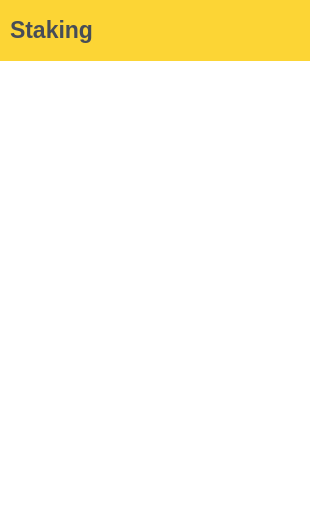
<?xml version="1.0" encoding="UTF-8"?>
<ui version="4.0">
 <class>PageStaking</class>
 <widget class="QWidget" name="PageStaking">
  <property name="geometry">
   <rect>
    <x>0</x>
    <y>0</y>
    <width>310</width>
    <height>532</height>
   </rect>
  </property>
  <property name="font">
   <font>
    <pointsize>13</pointsize>
    <stylestrategy>PreferAntialias</stylestrategy>
   </font>
  </property>
  <property name="windowTitle">
   <string>Staking</string>
  </property>
  <property name="styleSheet">
   <string notr="true">background: #FFFFFF</string>
  </property>
  <widget class="QFrame" name="headerFrame">
   <property name="geometry">
    <rect>
     <x>0</x>
     <y>0</y>
     <width>311</width>
     <height>61</height>
    </rect>
   </property>
   <property name="styleSheet">
    <string notr="true">background-color: #FCD535;</string>
   </property>
   <property name="frameShape">
    <enum>QFrame::NoFrame</enum>
   </property>
   <property name="frameShadow">
    <enum>QFrame::Plain</enum>
   </property>
   <widget class="QLabel" name="label">
    <property name="geometry">
     <rect>
      <x>10</x>
      <y>9</y>
      <width>131</width>
      <height>41</height>
     </rect>
    </property>
    <property name="sizePolicy">
     <sizepolicy hsizetype="MinimumExpanding" vsizetype="MinimumExpanding">
      <horstretch>0</horstretch>
      <verstretch>0</verstretch>
     </sizepolicy>
    </property>
    <property name="font">
     <font>
      <pointsize>17</pointsize>
      <bold>true</bold>
     </font>
    </property>
    <property name="styleSheet">
     <string notr="true">color: #474D57;</string>
    </property>
    <property name="text">
     <string>Staking</string>
    </property>
    <property name="scaledContents">
     <bool>false</bool>
    </property>
   </widget>
  </widget>
 </widget>
 <resources/>
 <connections/>
</ui>
